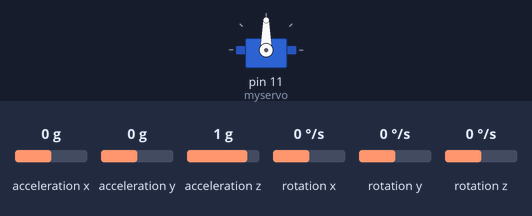
The sketch below on a simulated Arduino Uno, built with avr-gcc and run on an emulated ATmega328P. Shown: servo. Inputs (shaded band) come from the test bench; at power-on: acceleration y 0 g, acceleration x 0 g, acceleration z 1 g, rotation x 0 °/s, rotation y 0 °/s, rotation z 0 °/s. What the sketch prints to the serial monitor is not drawn.

Above: at 1.2 s.
1.3 s: acceleration y set to -1.4 g
At 2.5 s:
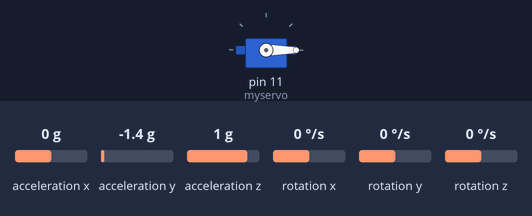
2.8 s: acceleration y set to 0.8 g
At 3.3 s:
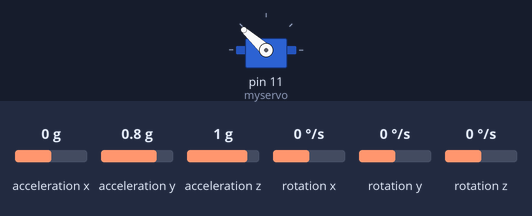
4.3 s: acceleration y set to 1.4 g
At 4.9 s:
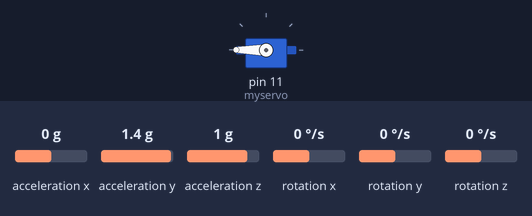
5.8 s: acceleration y set to -0.8 g
At 6.4 s:
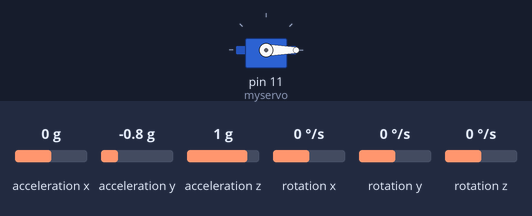
Timing chart, 0 to 8.3 s (numbered marks = the images above; inputs shaded):
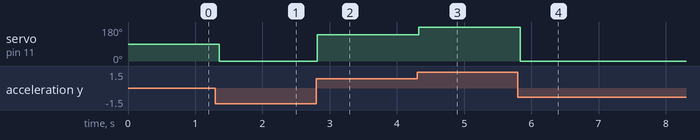

The sketch:

gyroServo.ino
```cpp
#include <Servo.h>
#include <Wire.h>
#include <I2Cdev.h>
#include <MPU6050.h>
MPU6050 mpu;
int16_t ax, ay, az;
int16_t gx, gy, gz;
Servo myservo;
int val;
int prevVal;
void setup()
{
    Wire.begin();
    Serial.begin(9600);
    Serial.println("Initialize MPU");
    mpu.initialize();
    Serial.println(mpu.testConnection() ? "Connected" : "Connection failed");
    myservo.attach(11);
}
void loop()
{
    mpu.getMotion6(&ax, &ay, &az, &gx, &gy, &gz);
    val = map(ay, -17000, 17000, -180, 180);
    if (val != prevVal)
    {
        myservo.write(val);
        prevVal = val;
    }
    delay(50);
}
```

Measured:
- after the input at 1.3 s, servo on pin 11 (myservo): 90° → 0° after 0.05 s
- after the input at 2.8 s, servo on pin 11 (myservo): 0° → 138° at once
- after the input at 4.3 s, servo on pin 11 (myservo): 138° → 180° at once
- after the input at 5.8 s, servo on pin 11 (myservo): 180° → 0° at once
